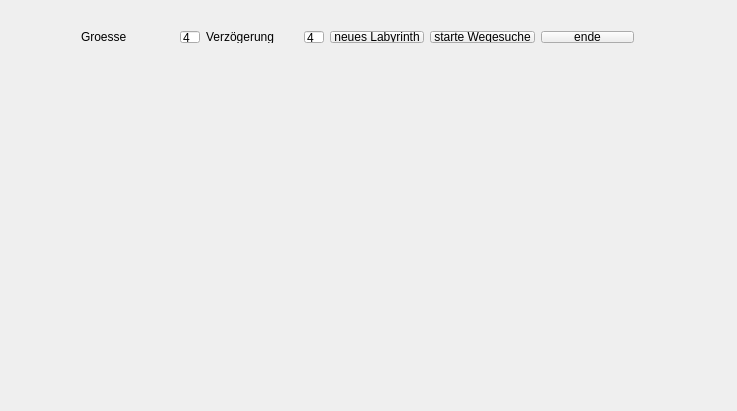
<?xml version="1.0" encoding="UTF-8"?>
<ui version="4.0">
 <class>MainWidget</class>
 <widget class="QWidget" name="MainWidget">
  <property name="geometry">
   <rect>
    <x>0</x>
    <y>0</y>
    <width>737</width>
    <height>411</height>
   </rect>
  </property>
  <property name="windowTitle">
   <string>Labyrinth (Backtracking)</string>
  </property>
  <widget class="QWidget" name="layoutWidget">
   <property name="geometry">
    <rect>
     <x>70</x>
     <y>20</y>
     <width>575</width>
     <height>34</height>
    </rect>
   </property>
   <layout class="QHBoxLayout" name="horizontalLayout">
    <item>
     <widget class="QLabel" name="label">
      <property name="text">
       <string>Groesse</string>
      </property>
     </widget>
    </item>
    <item>
     <widget class="QLineEdit" name="lineEditGroesse">
      <property name="sizePolicy">
       <sizepolicy hsizetype="Preferred" vsizetype="Fixed">
        <horstretch>0</horstretch>
        <verstretch>0</verstretch>
       </sizepolicy>
      </property>
      <property name="maximumSize">
       <size>
        <width>20</width>
        <height>16777215</height>
       </size>
      </property>
      <property name="text">
       <string>4</string>
      </property>
     </widget>
    </item>
    <item>
     <widget class="QLabel" name="label_2">
      <property name="text">
       <string>Verzögerung</string>
      </property>
     </widget>
    </item>
    <item>
     <widget class="QLineEdit" name="lineEditVerzoegerung">
      <property name="maximumSize">
       <size>
        <width>20</width>
        <height>16777215</height>
       </size>
      </property>
      <property name="text">
       <string>4</string>
      </property>
     </widget>
    </item>
    <item>
     <widget class="QPushButton" name="pushButtonNeuesLab">
      <property name="text">
       <string>neues Labyrinth</string>
      </property>
     </widget>
    </item>
    <item>
     <widget class="QPushButton" name="pushButtonWegesuche">
      <property name="text">
       <string>starte Wegesuche</string>
      </property>
     </widget>
    </item>
    <item>
     <widget class="QPushButton" name="pushButtonEnde">
      <property name="text">
       <string>ende</string>
      </property>
     </widget>
    </item>
   </layout>
  </widget>
 </widget>
 <layoutdefault spacing="6" margin="11"/>
 <resources/>
 <connections/>
</ui>
